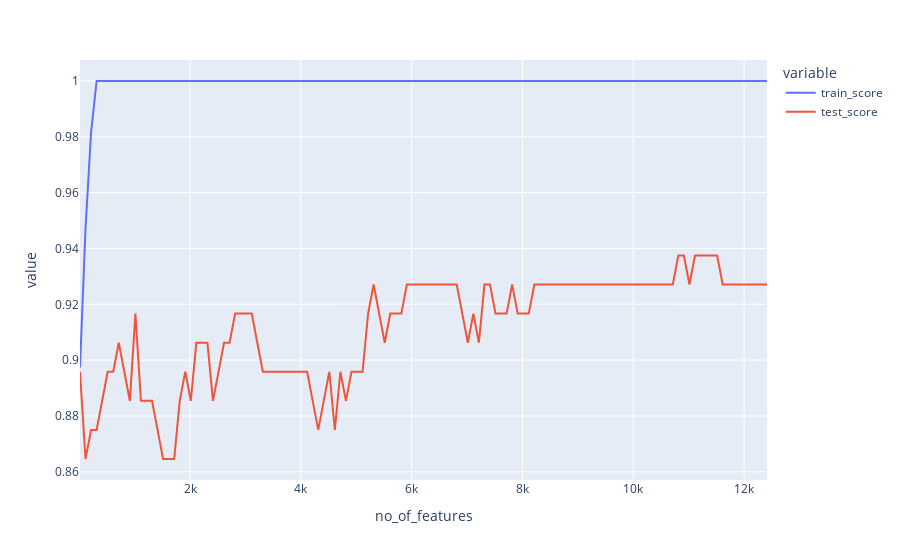

Notebook code cell kept with this figure:
### Code cell
fig = px.line(anova_results, x="no_of_features", y=["train_score", "test_score"])
fig.show()
